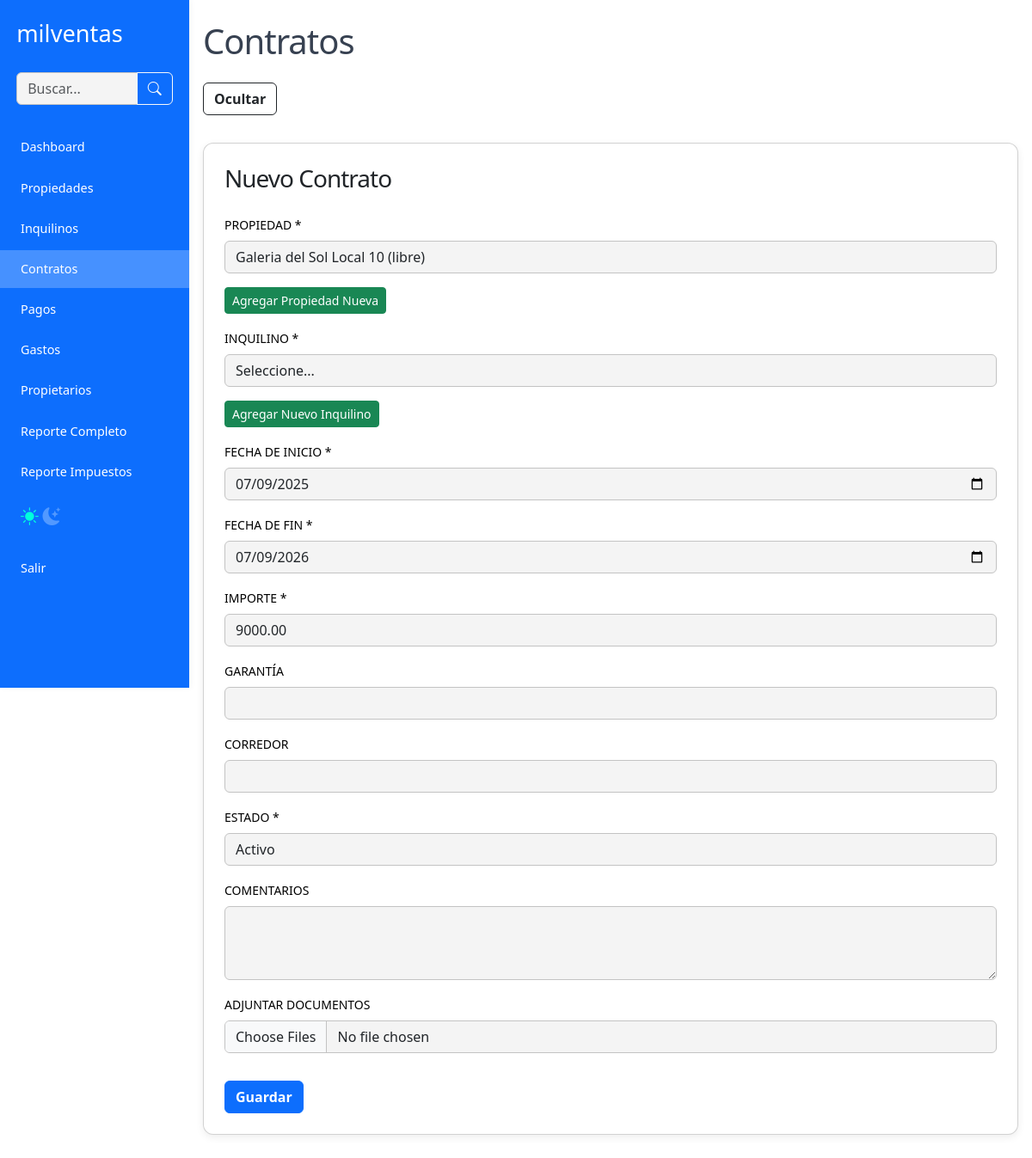
The app's page /contratos.php?propiedad_id=1 (signed in) with its own data.
### tables this page shows
CREATE TABLE IF NOT EXISTS `propiedades` (
  `id` int(11) NOT NULL AUTO_INCREMENT,
  `nombre` varchar(255) NOT NULL,
  `tipo` varchar(100) DEFAULT NULL,
  `direccion` varchar(255) DEFAULT NULL,
  `galeria` text,
  `local` varchar(100) DEFAULT NULL,
  `precio` decimal(10,2) DEFAULT NULL,
  `incluye_gc` tinyint(1) DEFAULT NULL,
  `gastos_comunes` decimal(10,2) DEFAULT NULL,
  `estado` enum('alquilado','libre','en venta','uso propio') DEFAULT NULL,
  `propietario_id` int(11) DEFAULT NULL,
  `anep` varchar(100) DEFAULT NULL,
  `ose` varchar(100) DEFAULT NULL,
  `ute` varchar(100) DEFAULT NULL,
  `padron` varchar(100) DEFAULT NULL,
  `contribucion_inmobiliaria` varchar(100) DEFAULT NULL,
  `imm_tasa_general` varchar(100) DEFAULT NULL,
  `imm_tarifa_saneamiento` varchar(100) DEFAULT NULL,
  `imm_instalaciones` varchar(100) DEFAULT NULL,
  `imm_adicional_mercantil` varchar(100) DEFAULT NULL,
  `convenios` varchar(100) DEFAULT NULL,
  `comentarios` text,
  `usuario_id` int(11) NOT NULL,
  `fecha_creacion` datetime DEFAULT NULL,
  `fecha_modificacion` datetime DEFAULT NULL,
  `imagenes` text NOT NULL,
  `documentos` text NOT NULL,
  PRIMARY KEY (`id`),
  KEY `idx_usuario_id` (`usuario_id`)
);

### contratos.php (the view, shortened to what this page needs)
<?php
require_once 'config.php';
$edit_id = intval($_GET['edit'] ?? 0);
$message = '';
$errors = [];
$propiedad_id_param = intval($_GET['propiedad_id'] ?? 0);
$propiedad_id = $propiedad_id_param ?: null;
$importe = '';
$documentos_subidos = [];
$documentos_guardados = [];
if ($propiedad_id) {
  $stmt_precio = $pdo->prepare("SELECT precio FROM propiedades WHERE id = ?");
  $stmt_precio->execute([$propiedad_id]);
  $precio_prop = $stmt_precio->fetchColumn();
  if ($precio_prop !== false) {
    $importe = $precio_prop;
  }
}
if ($_SERVER['REQUEST_METHOD'] === 'POST') {
  $inquilino_id = intval($_POST['inquilino_id'] ?? 0);
  $propiedad_id = intval($_POST['propiedad_id'] ?? 0);
  $fecha_inicio = $_POST['fecha_inicio'] ?? '';
  $fecha_fin = $_POST['fecha_fin'] ?? '';
  $importe = floatval($_POST['importe'] ?? 0);
  $garantia = $_POST['garantia'] ?? '';
  $corredor = $_POST['corredor'] ?? '';
  $estado = $_POST['estado'] ?? 'activo';
  $comentarios = $_POST['comentarios'] ?? '';
  $edit_id = intval($_POST['edit_id'] ?? 0);
  if ($edit_id > 0) {
    $stmt_docs = $pdo->prepare("SELECT documentos FROM contratos WHERE id = ?");
    $stmt_docs->execute([$edit_id]);
    $doc_previos = $stmt_docs->fetchColumn();
    if ($doc_previos) {
      $documentos_guardados = json_decode($doc_previos, true);
      if (!is_array($documentos_guardados)) {
        $documentos_guardados = [];
      }
    }
  }
  if (!empty($_FILES['documentos']['name'][0])) {
    $upload_dir = __DIR__ . '/uploads/';
    if (!file_exists($upload_dir)) {
      mkdir($upload_dir, 0755, true);
    }
    foreach ($_FILES['documentos']['name'] as $k => $name) {
      $tmp_name = $_FILES['documentos']['tmp_name'][$k];
      $basename = uniqid() . '-' . basename($name);
      if (move_uploaded_file($tmp_name, $upload_dir . $basename)) {
        $documentos_subidos[] = $basename;
      } else {
        $errors[] = "Error al subir el documento: $name";
      }
    }
  }
  $todos_documentos = array_merge($documentos_guardados, $documentos_subidos);
  $docs_json = json_encode($todos_documentos);
  if (!$inquilino_id) $errors[] = "Debe seleccionar un inquilino.";
  if (!$propiedad_id) $errors[] = "Debe seleccionar una propiedad.";
  if (!$fecha_inicio) $errors[] = "Debe seleccionar fecha de inicio.";
  if (!$fecha_fin) $errors[] = "Debe seleccionar fecha de fin.";
  if (!$importe || $importe <= 0) $errors[] = "Debe ingresar un importe válido.";
  if (!in_array($estado, ['activo', 'finalizado'])) $estado = 'activo';
  if ($fecha_inicio && $fecha_fin && ($fecha_inicio > $fecha_fin)) {
    $errors[] = "La fecha de inicio debe ser anterior a la fecha de fin.";
  }
  if ($fecha_fin && (strtotime($fecha_fin) < time())) {
    $estado = 'finalizado';
  } else {
    $estado = 'activo';
  }
  if (empty($errors)) {
    if ($edit_id > 0) {
      $stmt = $pdo->prepare("UPDATE contratos SET inquilino_id=?, propiedad_id=?, fecha_inicio=?, fecha_fin=?, importe=?, garantia=?, corredor=?, estado=?, documentos=?, comentarios=? WHERE id=?");
      $stmt->execute([$inquilino_id, $propiedad_id, $fecha_inicio, $fecha_fin, $importe, $garantia, $corredor, $estado, $docs_json, $comentarios, $edit_id]);
      if ($estado === 'finalizado') {
        $pdo->prepare("UPDATE propiedades SET estado = 'libre' WHERE id = ?")->execute([$propiedad_id]);
      }
      $message = "Contrato actualizado correctamente.";
      $contrato_id_envio = $edit_id;
    } else {
      $stmt = $pdo->prepare("INSERT INTO contratos (inquilino_id, propiedad_id, fecha_inicio, fecha_fin, importe, garantia, corredor, estado, documentos, comentarios) VALUES (?, ?, ?, ?, ?, ?, ?, ?, ?, ?) ");
      $stmt->execute([$inquilino_id, $propiedad_id, $fecha_inicio, $fecha_fin, $importe, $garantia, $corredor, $estado, $docs_json, $comentarios]);
      $new_id = $pdo->lastInsertId();
      if ($estado !== 'finalizado') {
        $pdo->prepare("UPDATE propiedades SET estado = 'alquilado' WHERE id = ?")->execute([$propiedad_id]);
      }
      $message = "Contrato creado correctamente.";
      $contrato_id_envio = $new_id;
      $stmt = $pdo->prepare("SELECT c.*, i.email as inquilino_email, i.nombre as inquilino_nombre, p.propietario_id, p.nombre as propiedad_nombre, p.direccion, pr.email as propietario_email, pr.nombre as propietario_nombre FROM contratos c JOIN inquilinos i ON c.inquilino_id = i.id JOIN propiedades p ON c.propiedad_id = p.id JOIN propietarios pr ON p.propietario_id = pr.id WHERE c.id = ?");
      $stmt->execute([$contrato_id_envio]);
      $info = $stmt->fetch(PDO::FETCH_ASSOC);
      if ($info) {
        $destinatarios = array_filter(array_merge(
          explode(',', $info['inquilino_email']),
          explode(',', $info['propietario_email'])
        ));
        $asunto = 'Nuevo Contrato registrado en RentFlow';
        $cuerpo = '<h2>Detalle del Contrato</h2>';
        $cuerpo .= '<b>Propiedad:</b> ' . htmlspecialchars($info['propiedad_nombre']) . ' (' . htmlspecialchars($info['direccion']) . ')<br>';
        $cuerpo .= '<b>Inquilino:</b> ' . htmlspecialchars($info['inquilino_nombre']) . '<br>';
        $cuerpo .= '<b>Propietario:</b> ' . htmlspecialchars($info['propietario_nombre']) . '<br>';
        $cuerpo .= '<b>Fecha inicio:</b> ' . htmlspecialchars($info['fecha_inicio']) . '<br>';
        $cuerpo .= '<b>Fecha fin:</b> ' . htmlspecialchars($info['fecha_fin']) . '<br>';
        $cuerpo .= '<b>Importe:</b> $' . number_format($info['importe'], 2, ',', '.') . '<br>';
        $cuerpo .= '<b>Estado:</b> ' . htmlspecialchars($info['estado']) . '<br>';
        enviar_email($destinatarios, $asunto, $cuerpo);
      }
    }
    header("Location: contratos.php?msg=" . urlencode($message) . "&contrato_id=" . urlencode($contrato_id_envio));
    exit();
  } else {
    $edit_data = [
      'inquilino_id' => $inquilino_id,
      'propiedad_id' => $propiedad_id,
      'fecha_inicio' => $fecha_inicio,
      'fecha_fin' => $fecha_fin,
      'importe' => $importe,
      'garantia' => $garantia,
      'corredor' => $corredor,
      'estado' => $estado,
      'documentos' => $docs_json,
      'comentarios' => $comentarios,
    ];
  }
} else {
  $edit_data = $propiedad_id_param ? ['propiedad_id' => $propiedad_id_param, 'importe' => $importe, 'estado' => 'activo'] : null;
}
$propiedades = $pdo->query("SELECT id, nombre, estado, precio FROM propiedades WHERE estado IN ('libre','en venta','uso propio') ORDER BY nombre ASC")->fetchAll();
$contratos = $pdo->query("SELECT
  c.*, i.nombre as inquilino_nombre, p.nombre as propiedad_nombre
  FROM contratos c
  JOIN inquilinos i ON c.inquilino_id = i.id
  JOIN propiedades p ON c.propiedad_id = p.id
  ORDER BY c.id DESC")->fetchAll();
include 'includes/header_nav.php';
?>
<main class="container container-main py-4">
  <h1>Contratos</h1>
  <button class="btn btn-outline-dark mb-3" type="button" data-bs-toggle="collapse" data-bs-target="#formContratoCollapse" aria-expanded="<?= ($edit_id || !empty($errors) || $propiedad_id_param) ? 'true' : 'false' ?>" aria-controls="formContratoCollapse" style="font-weight:600;">
    <?= ($edit_id || !empty($errors) || $propiedad_id_param) ? 'Ocultar' : 'Agregar Nuevo Contrato' ?>
  </button>
  <div class="collapse <?= ($edit_id || !empty($errors) || $propiedad_id_param) ? 'show' : '' ?>" id="formContratoCollapse">
    <div class="card p-4 mb-4 mt-3">
      <h3><?= $edit_id ? "Editar Contrato" : "Nuevo Contrato" ?></h3>
      <form method="POST" enctype="multipart/form-data" novalidate id="formContrato">
        <div class="mb-3">
          <label for="propiedad_id" class="form-label">Propiedad *</label>
          <select name="propiedad_id" id="propiedad_id" class="form-select" required>
            <?php foreach ($propiedades as $p): ?>
              <option value="<?= $p['id'] ?>"
                <?= (($edit_data['propiedad_id'] ?? '') == $p['id']) ? 'selected' : '' ?>
                data-precio="<?= htmlspecialchars($p['precio']) ?>">
                <?= htmlspecialchars($p['nombre']) ?> (<?= $p['estado'] ?>)
              </option>
            <?php endforeach; ?>
          </select>
        </div>
        <div class="mb-3">
          <a href="propiedades.php?add=true" class="btn btn-success btn-sm">Agregar Propiedad Nueva</a>
        </div>
        <div class="mb-3">
          <label for="inquilino_id" class="form-label">Inquilino *</label>
          <select name="inquilino_id" id="inquilino_id" class="form-select" required>
            <option value="">Seleccione...</option>
          </select>
        </div>
        <div class="mb-3">
          <a href="inquilinos.php?add=true" class="btn btn-success btn-sm">Agregar Nuevo Inquilino</a>
        </div>
        <div class="mb-3">
          <label for="fecha_inicio" class="form-label">Fecha de Inicio *</label>
          <input type="date" class="form-control" id="fecha_inicio" name="fecha_inicio" required
            value="<?= htmlspecialchars($edit_data['fecha_inicio'] ?? date('Y-m-d')) ?>">
        </div>
        <div class="mb-3">
          <label for="fecha_fin" class="form-label">Fecha de Fin *</label>
          <input type="date" class="form-control" id="fecha_fin" name="fecha_fin" required
            value="<?= htmlspecialchars($edit_data['fecha_fin'] ?? date('Y-m-d', strtotime('+1 year'))) ?>">
        </div>
        <div class="mb-3">
          <label for="importe" class="form-label">Importe *</label>
          <input type="number" step="0.01" min="0" class="form-control" id="importe" name="importe" required value="<?= htmlspecialchars($edit_data['importe'] ?? '') ?>">
        </div>
        <div class="mb-3">
          <label for="garantia" class="form-label">Garantía</label>
          <input type="text" class="form-control" id="garantia" name="garantia" value="<?= htmlspecialchars($edit_data['garantia'] ?? '') ?>" />
        </div>
        <div class="mb-3">
          <label for="corredor" class="form-label">Corredor</label>
          <input type="text" class="form-control" id="corredor" name="corredor" value="<?= htmlspecialchars($edit_data['corredor'] ?? '') ?>" />
        </div>
        <div class="mb-3">
          <label for="estado" class="form-label">Estado *</label>
          <select name="estado" id="estado" class="form-select" required>
            <option value="activo" <?= ($edit_data['estado'] ?? '') === 'activo' ? 'selected' : '' ?>>Activo</option>
          </select>
        </div>
        <div class="mb-3">
          <label for="comentarios" class="form-label">Comentarios</label>
          <textarea class="form-control" id="comentarios" name="comentarios" rows="3"><?= htmlspecialchars($edit_data['comentarios'] ?? '') ?></textarea>
        </div>
        <div class="mb-3">
          <label for="documentos" class="form-label">Adjuntar Documentos</label>
          <input type="file" name="documentos[]" multiple class="form-control" />
        </div>
        <button type="submit" class="btn btn-primary fw-semibold mt-3"><?= $edit_id ? "Actualizar" : "Guardar" ?></button>
      </form>
    </div>
  </div>
</main>
<?php
include 'includes/footer.php';
?>

### includes/styles.css (style rules this page uses)
:root { --color-fondo: #ffffff; --color-texto: #374151; --color-primario: #0d6efd; --color-primario-hover: #4691ff; --color-navbar: #fff; --color-sidebar: #0d6efd; --color-card: #fff; --color-borde: #c3c3c3; --color-input: #f4f4f4; --color-acento: #fff700; }
body { background: var(--color-fondo); color: var(--color-texto); }
.card, .table-responsive { background: var(--color-card); }
.form-control, .form-select { background: var(--color-input); border: solid 1px var(--color-borde); }
body { font-family: ui-sans-serif, system-ui, sans-serif, 'Apple Color Emoji', 'Segoe UI Emoji', 'Segoe UI Symbol', 'Noto Color Emoji', -webkit-bodyui-sans-serif, "Noto Sans", Roboto, "Segoe UI", system-ui, -apple-system, "Helvetica Neue", Arial, "Liberation Sans", sans-serif, "Apple Color Emoji", "Segoe UI Emoji", "Segoe UI Symbol", "Noto Color Emoji"; background: #ffffff; color: #374151; padding-top: 5.5rem; min-height: 100vh; margin: 0; }
.container-main { max-width: 1200px; margin: auto; padding: 1rem; }
h1, h2, h3, h4, h5 { margin-bottom: 1.5rem; letter-spacing: -1px; }
label, .accordion-button { font-weight: normal; font-size: 14px; letter-spacing: 0px; text-transform: uppercase; color: #000000; }
.card { border-radius: 0.75rem; box-shadow: 0 3px 10px rgb(0 0 0 / 0.07); background: #fff; }
@media (min-width: 992px) { body { padding-left: 220px; padding-top: 0px; } }

### records on screen
propiedades: fecha_inicio "07/09/2025", fecha_fin "07/09/2026", importe "9000.00", estado "Activo"

### other values on screen
form field propiedad_id "Galeria del Sol Local 10 (libre)"
